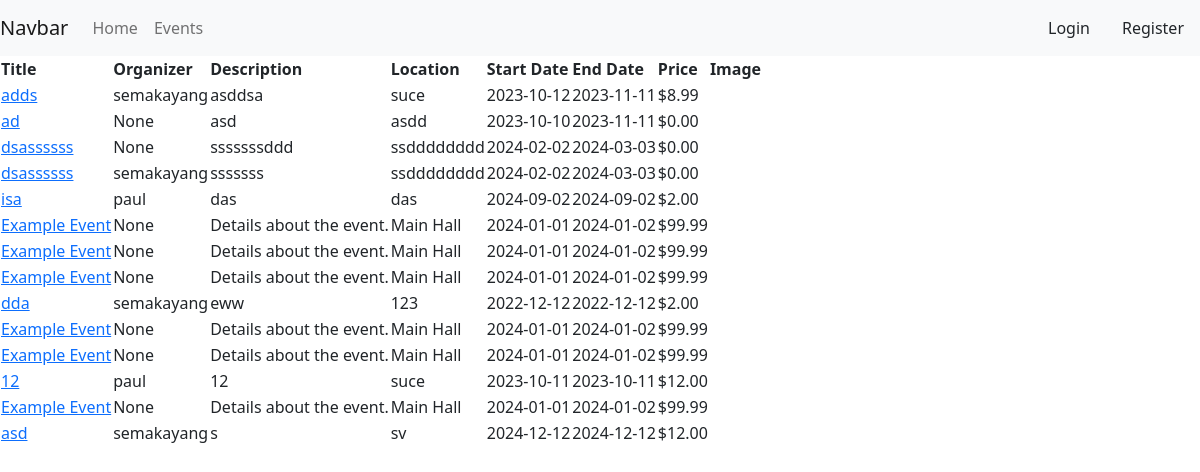
Page /events/ on the earlier database version.
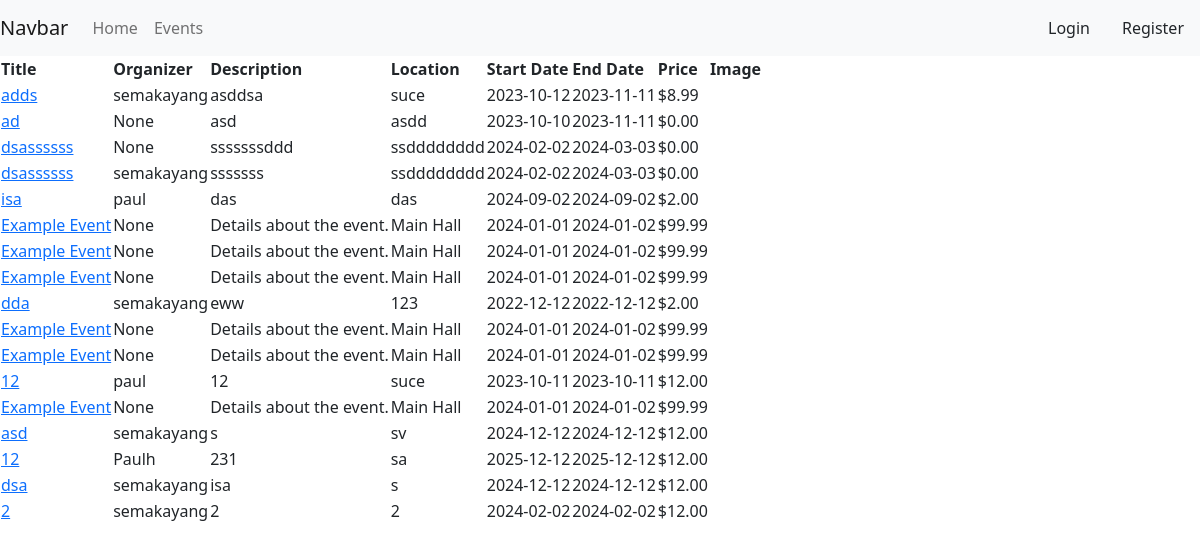
Same page on the later database version.
### GoTicketsApp/models.py (models this page shows)
class Event(models.Model):
    title = models.CharField(max_length=80)
    organizer = models.ForeignKey(User, null=True, blank = True, on_delete=models.CASCADE, related_name= 'organizer' )
    description = models.TextField()
    location = models.CharField(max_length=30)
    start_date = models.DateField()
    end_date = models.DateField()
    image = models.ImageField(upload_to='images/')
    price = models.DecimalField(max_digits=6, decimal_places=2)

### GoTicketsApp/views.py (the view)
# urls.py: path('events/', views.events, name='events'),
def events(request):
    events = Event.objects.all()
    context = {
        'events': events
    }
    return render(request, 'GoTickets/events.html', context)

### GoTicketsApp/templates/GoTickets/events.html
{% extends 'GoTickets/base/base.html' %}
{% load static %}
{% block content %}
<div class="event-table-container">
    <table class="event-table">
        <thead>
            <tr>
                <th>Title</th>
                <th>Organizer</th>
                <th>Description</th>
                <th>Location</th>
                <th>Start Date</th>
                <th>End Date</th>
                <th>Price</th>
                <th>Image</th>
            </tr>
        </thead>
        <tbody>
            {% for event in events %}
            <tr>
                <td><a href="/events/{{ event.id }}">{{ event.title }}</a></td>
                <td>{{ event.organizer }}</td>
                <td>{{ event.description }}</td>
                <td>{{ event.location }}</td>
                <td>{{ event.start_date | date:"Y-m-d" }}</td>
                <td>{{ event.end_date | date:"Y-m-d" }}</td>
                <td>${{ event.price | floatformat:2 }}</td>
            </tr>
            {% endfor %}
        </tbody>
    </table>
</div>
{% endblock %}

### GoTicketsApp/templates/GoTickets/base/base.html (shortened to what this page needs)
{% load static %}
<!DOCTYPE html>
<html lang="en">
    <head>
        <link href="https://cdn.jsdelivr.net/npm/bootstrap@5.1.3/dist/css/bootstrap.min.css" rel="stylesheet">
        <link href="https://cdn.jsdelivr.net/npm/bootstrap-icons/font/bootstrap-icons.css" rel="stylesheet">
        <link rel="stylesheet" href="{% static 'css/style.css' %}">
    </head>
    <body>
        <nav class="navbar navbar-expand-lg navbar-light bg-light">
            <a class="navbar-brand" href="#}">Navbar</a>
            <div class="collapse navbar-collapse" id="navbarNavDropdown">
                <ul class="navbar-nav">
                    <li class="nav-item active">
                        <a class="nav-link" href="{% url 'index' %}">Home </a>
                    </li>
                    <li class="nav-item">
                        <a class="nav-link" href="{% url 'events'%}">Events</a>
                    </li>
            </div>
            {% if user.is_authenticated %}
            <span>Welcome, {{ user.username }}</span> <br>
            <a href="{% url 'logout' %}" class="nav-link link-dark">
                Logout
            </a>
        {% else %}
            <a href="{% url 'login' %}" class="nav-link link-dark">Login</a>
            <a href="{% url 'register' %}" class="nav-link link-dark">Register</a>
        {% endif %}
        </nav>
        {% block content %}
        {% endblock %}
    </body>
</html>

Differences in the rows shown:
added Event: title "12", organizer "Paulh", description "231", location "sa", start_date "2025-12-12", end_date "2025-12-12", price "12.00"
added Event: title "dsa", organizer "semakayang", description "isa", location "s", start_date "2024-12-12", end_date "2024-12-12", price "12.00"
added Event: title "2", organizer "semakayang", description "2", location "2", start_date "2024-02-02", end_date "2024-02-02", price "12.00"
